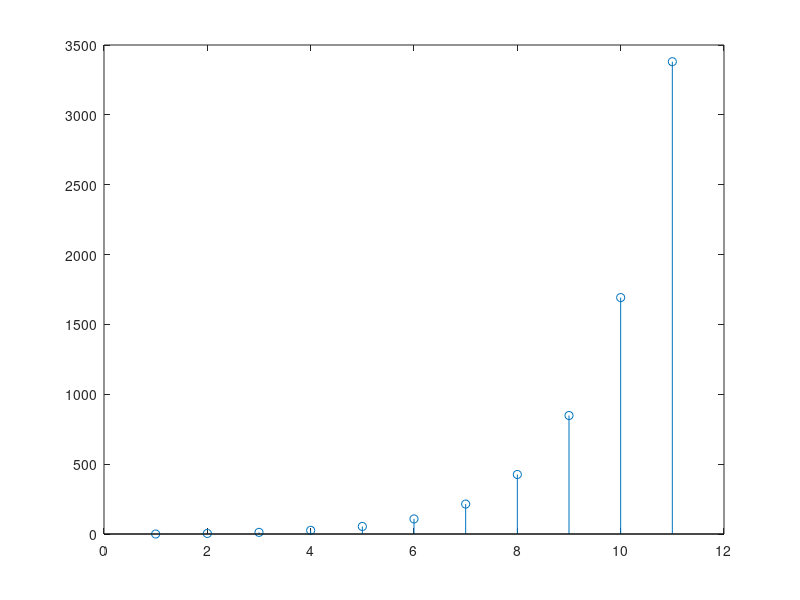

This figure's MATLAB source:
% y[n+1] – 2y[n] = x[n]
% bagustris@yahoo.com

clear all;
y=[0 1];

for n=1:10;
    n1=n-1;
    x(n)=4*cos(pi*n1/8);
    y(n+1)=2*y(n)+x(n);
end
stem(y)
